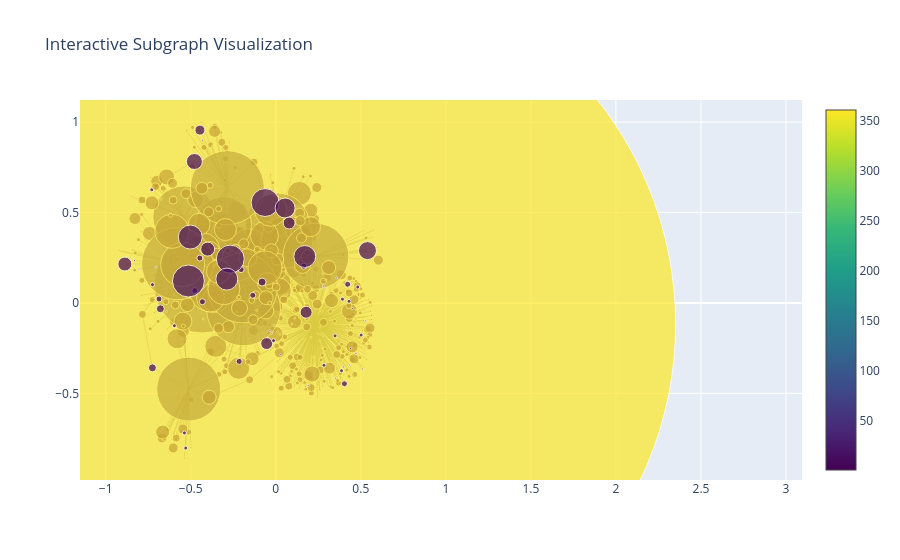

Notebook source saved alongside this figure:
### Markdown cell above
## 8. Subgraph Sampling and Interactive Visualization

### Code cell
# Sample subgraph: top 10 degree nodes and their neighbors
top_nodes = sorted(degrees.items(), key=lambda x: x[1], reverse=True)[:10]
top_node_ids = [n for n, d in top_nodes]
subgraph_nodes = set(top_node_ids)
for n in top_node_ids:
    subgraph_nodes.update(G.neighbors(n))
subgraph = G.subgraph(list(subgraph_nodes))

print("Subgraph nodes:", len(subgraph))
print("Subgraph edges:", subgraph.number_of_edges())

# Interactive plot with Plotly
pos = nx.spring_layout(subgraph)
edge_x = []
edge_y = []
for edge in subgraph.edges():
    x0, y0 = pos[edge[0]]
    x1, y1 = pos[edge[1]]
    edge_x.extend([x0, x1, None])
    edge_y.extend([y0, y1, None])

node_x = [pos[n][0] for n in subgraph.nodes()]
node_y = [pos[n][1] for n in subgraph.nodes()]
node_degrees = [degrees.get(n, 0) for n in subgraph.nodes()]

fig = go.Figure()
fig.add_trace(go.Scatter(x=edge_x, y=edge_y, mode='lines', line=dict(width=0.5, color='#888'), hoverinfo='none', name='edges'))
fig.add_trace(go.Scatter(x=node_x, y=node_y, mode='markers', marker=dict(size=[d*2 for d in node_degrees], color=node_degrees, colorscale='Viridis', showscale=True), text=[f'Node {n}, Degree {d}' for n, d in zip(subgraph.nodes(), node_degrees)], hoverinfo='text', name='nodes'))
fig.update_layout(title='Interactive Subgraph Visualization', showlegend=False)
fig.show()

### Figure 1 — Plotly figure (JSON) as saved in the notebook; plotly's stock layout.template omitted (floating-point values rounded to 4 significant figures; data arrays with more than 128 entries replaced by an {"elided": "..."} marker saying what was removed)
{"data": [{"hoverinfo": "none", "line": {"color": "#888", "width": 0.5}, "mode": "lines", "name": "edges", "type": "scatter", "x": {"elided": "2568 float values"}, "y": {"elided": "2568 float values"}}, {"hoverinfo": "text", "marker": {"color": {"elided": "633 int values"}, "colorscale": [[0, "#440154"], [0.1111, "#482878"], [0.2222, "#3e4989"], [0.3333, "#31688e"], [0.4444, "#26828e"], [0.5556, "#1f9e89"], [0.6667, "#35b779"], [0.7778, "#6ece58"], [0.8889, "#b5de2b"], [1, "#fde725"]], "showscale": true, "size": {"elided": "633 int values"}}, "mode": "markers", "name": "nodes", "text": {"elided": "633 str values"}, "type": "scatter", "x": {"elided": "633 float values"}, "y": {"elided": "633 float values"}}], "layout": {"showlegend": false, "title": {"text": "Interactive Subgraph Visualization"}}}
